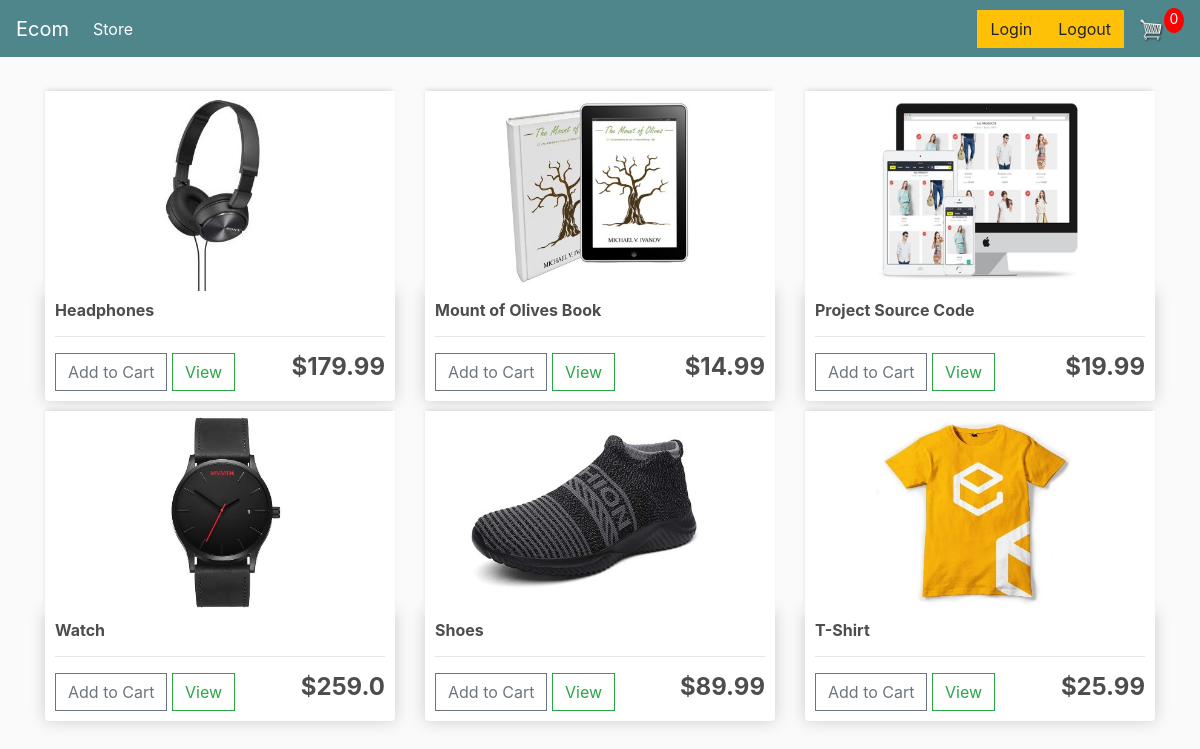
Before: / with the older database file.
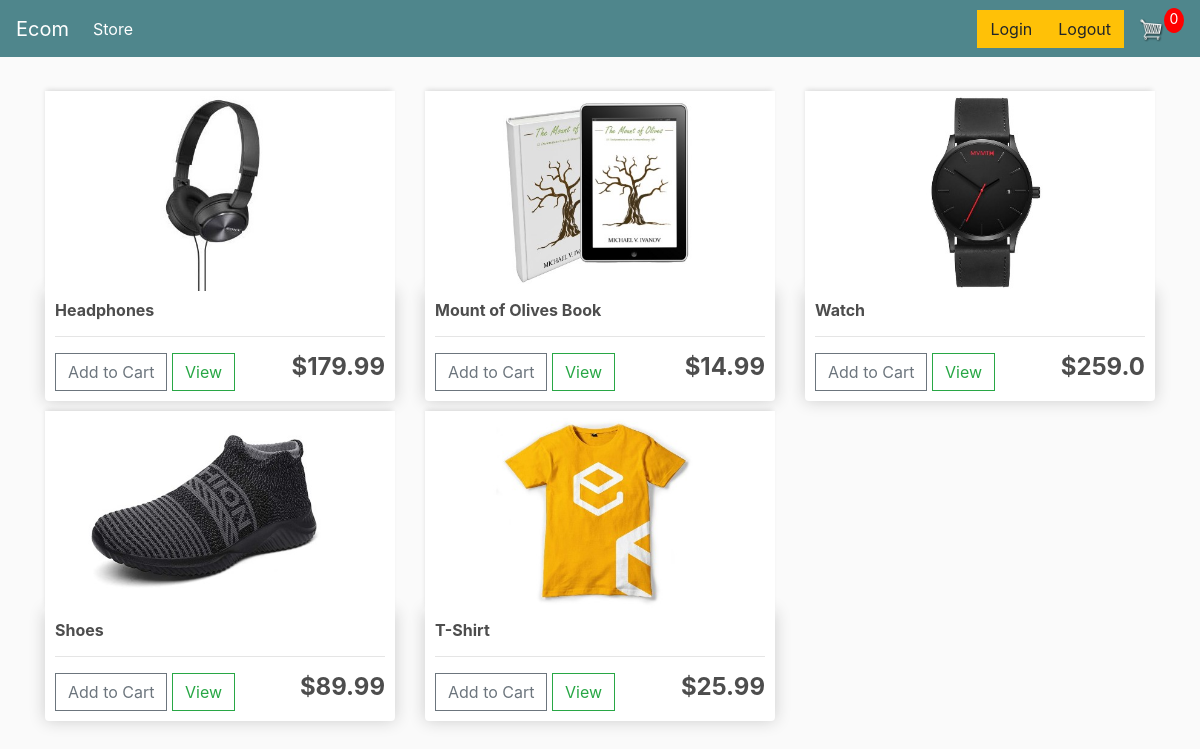
After: the same page with the newer database file.
### store/models.py (models this page shows, shortened)
class Product(models.Model):
	name = models.CharField(max_length=200)
	price = models.FloatField()
	digital = models.BooleanField(default=False,null=True, blank=True)
	image = models.ImageField(null=True, blank=True)
	@property
	def imageURL(self):
		try:
			url = self.image.url
		except:
			url = ''
		return url

### store/views.py (the view)
# urls.py: path('', include('store.urls'))
def store(request):
	data = cartData(request)
	cartItems = data['cartItems']
	order = data['order']
	items = data['items']
	products = Product.objects.all()
	context = {'products':products, 'cartItems':cartItems}
	return render(request, 'store/store.html', context)

### store/utils.py (called while the page is built, shortened)
def cookieCart(request):
	try:
		cart = json.loads(request.COOKIES['cart'])
	except:
		cart = {}
		print('CART:', cart)
	items = []
	order = {'get_cart_total':0, 'get_cart_items':0, 'shipping':False}
	cartItems = order['get_cart_items']
	return {'cartItems':cartItems ,'order':order, 'items':items}

def cartData(request):
	if request.user.is_authenticated:
		customer = request.user.customer
		order, created = Order.objects.get_or_create(customer=customer, complete=False)
		items = order.orderitem_set.all()
		cartItems = order.get_cart_items
	else:
		cookieData = cookieCart(request)
		cartItems = cookieData['cartItems']
		order = cookieData['order']
		items = cookieData['items']
	return {'cartItems':cartItems ,'order':order, 'items':items}

### store/templates/store/store.html
{% extends 'store/main.html' %}
{% load static %}
{% block content %}
	<div class="row">
		{% for product in products %}
		<div class="col-lg-4">
			<img class="thumbnail" src="{{product.imageURL}}">
			<div class="box-element product">
				<h6><strong>{{product.name}}</strong></h6>
				<hr>
				<button data-product="{{product.id}}" data-action="add" class="btn btn-outline-secondary add-btn update-cart">Add to Cart</button>
				<a class="btn btn-outline-success" href="#">View</a>
				<h4 style="display: inline-block; float: right"><strong>${{product.price}}</strong></h4>
			</div>
		</div>
		{% endfor %}
	</div>
{% endblock content %}

### store/templates/store/main.html (shortened to what this page needs)
<!DOCTYPE html>
{% load static %}
<html>
<head>
	<link rel="stylesheet" href="https://stackpath.bootstrapcdn.com/bootstrap/4.4.1/css/bootstrap.min.css">
	<link rel="stylesheet" type="text/css" href="{% static 'css/main.css' %}">
</head>
<body>
	<nav class="navbar navbar-expand-lg navbar-dark bg-dark">
	  <a class="navbar-brand" href="{% url 'store' %}">Ecom</a>
	  <div class="collapse navbar-collapse" id="navbarSupportedContent">
	    <ul class="navbar-nav mr-auto">
	      <li class="nav-item active">
	        <a class="nav-link" href="{% url 'store' %}">Store <span class="sr-only">(current)</span></a>
	      </li>
	    </ul>
	    <div class="form-inline my-2 my-lg-0">
	     	<a href="{% url 'login' %}"class="btn btn-warning">Login</a>
	     	<a href="{% url 'logout' %}"class="btn btn-warning">Logout</a>
	     	<a href="{% url 'cart' %}">
	    		<img  id="cart-icon" src="{% static 'images/cart.png' %}">
	    	</a>
	    	<p id="cart-total">{{cartItems}}</p>
	    </div>
	  </div>
	</nav>
     <div class="container">
            <br>
            {% block content %}
            {% endblock content %}
         </div>
</body>
</html>

### static/css/main.css (style rules this page uses)
body { background-color: hsl(0, 0%, 98%); }
h1,h2,h3,h4,h5,h6 { color:hsl(0, 0%, 30%); }
.box-element { box-shadow:hsl(0, 0%, 80%) 0 0 16px; background-color: #fff; border-radius: 4px; padding: 10px; }
.thumbnail { width: 100%; height: 200px; -webkit-box-shadow: -1px -3px 5px -2px rgba(214,214,214,1); -moz-box-shadow: -1px -3px 5px -2px rgba(214,214,214,1); box-shadow: -1px -3px 5px -2px rgba(214,214,214,1); }
.product { border-radius: 0 0 4px 4px; }
.bg-dark { background-color: #4f868c!important; }
#cart-icon { width:25px; display: inline-block; margin-left: 15px; }
#cart-total { display: block; text-align: center; color:#fff; background-color: red; width: 20px; height: 25px; border-radius: 50%; font-size: 14px; }
.col-lg-4, .col-lg-6, .col-lg-8, .col-lg-12 { margin-top: 10px; }
.btn { border-radius: 0; }

Changed rows visible on the page:
removed Product: imageURL (picture), name "Project Source Code", price "19.99"
